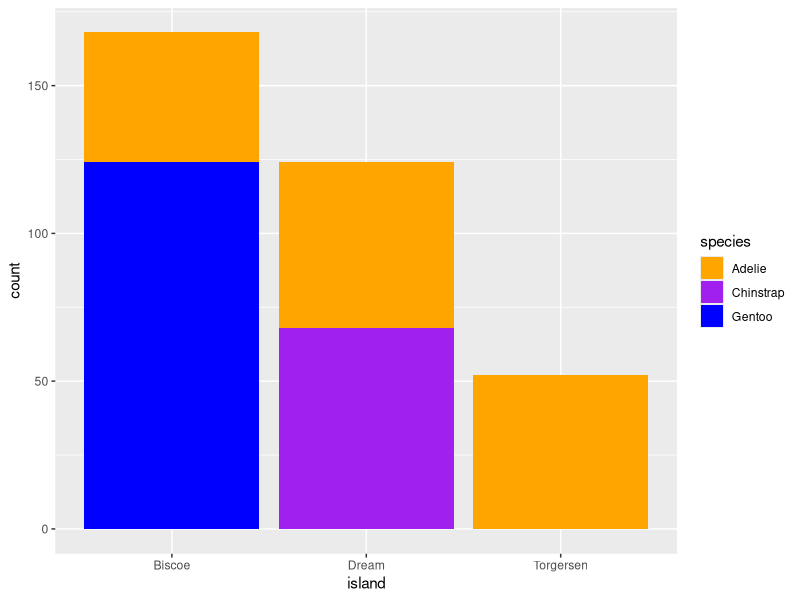
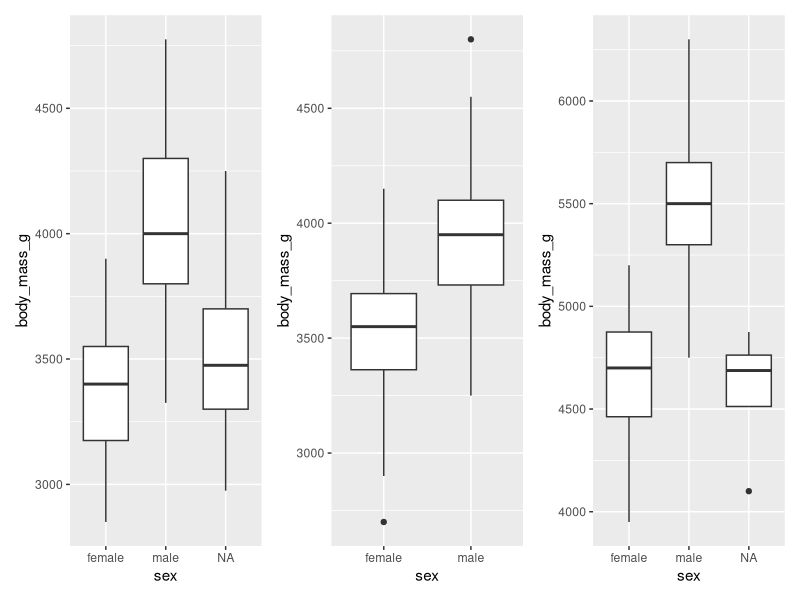

Write R code to recreate these figures, in order.
## ---- chunk 1
knitr::opts_chunk$set(echo = TRUE)

library(palmerpenguins)
penguins 
## ---- chunk 2
library(tidyverse)

 tablalongitudpico <- penguins %>%
  select(species, sex, bill_length_mm) %>% 
  group_by(species,sex) %>%
  summarise(media.lp =mean(bill_length_mm), sd.lp = sd(bill_length_mm), min.lp = min(bill_length_mm), max.lp = max(bill_length_mm))
 
head(tablalongitudpico)

tablaprofundidadpico <- penguins %>%
  select(species, sex, bill_depth_mm) %>% 
  group_by(species,sex) %>%
  summarise(media.pp =mean(bill_depth_mm), sd.pp = sd(bill_depth_mm), min.pp = min(bill_depth_mm), max.pp = max(bill_depth_mm))

head(tablaprofundidadpico)

tablalongitudaleta <- penguins %>%
  select(species, sex, flipper_length_mm) %>% 
  group_by(species,sex) %>%
  summarise(media.la =mean(flipper_length_mm), sd.la = sd(flipper_length_mm), min.la = min(flipper_length_mm), max.la = max(flipper_length_mm))

head(tablalongitudaleta)

tablatamaño <- penguins %>%
  select(species, sex, body_mass_g) %>% 
  group_by(species,sex) %>%
  summarise(media.t =mean(body_mass_g), sd.t = sd(body_mass_g), min.t = min(body_mass_g), max.t = max(body_mass_g))

head(tablatamaño)

## ---- chunk 3
library(ggplot2)

ggplot(data = penguins) +
  geom_bar(aes(x = island, fill = species)) +
   scale_fill_manual(values=c("orange", "purple","blue"))
## ---- chunk 4

## ---- chunk 5
PenguinAdelie <- penguins %>%
  select(species, sex, body_mass_g) %>% 
  filter(species == "Adelie")
  
GraficoAdelie <- ggplot(data = PenguinAdelie ) + 
  geom_boxplot(aes(x = sex, y = body_mass_g))

PenguinGentoo <- penguins %>%
  select(species, sex, body_mass_g) %>% 
  filter(species == "Gentoo")
  
GraficoGentoo <- ggplot(data = PenguinGentoo ) + 
  geom_boxplot(aes(x = sex, y = body_mass_g))

PenguinChinstrap <- penguins %>%
  select(species, sex, body_mass_g) %>% 
  filter(species == "Chinstrap")
  
GraficoChinstrap <- ggplot(data = PenguinChinstrap ) + 
  geom_boxplot(aes(x = sex, y = body_mass_g))

library(patchwork) 

GraficoAdelie + GraficoChinstrap + GraficoGentoo
